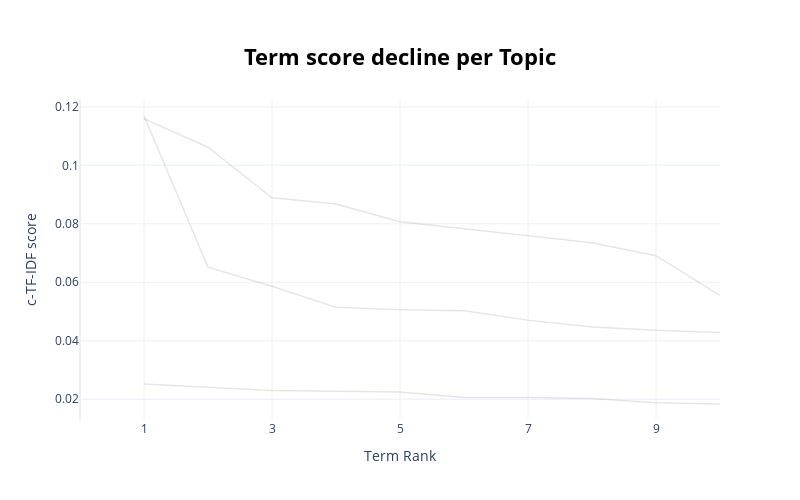

The notebook cell this image was saved under:
### Markdown cell above
### Visualize Term Score Decline

### Code cell
topic_model.visualize_term_rank()

### Figure 1 — Plotly figure (JSON) as saved in the notebook; plotly's stock layout.template omitted (floating-point values rounded to 4 significant figures)
{"data": [{"hovertext": "<b>Topic -1</b>:sầu_riêng_mắt_xuất_khẩu_doanh_nghi", "line": {"color": "black", "width": 1.5}, "mode": "lines+lines", "name": "", "opacity": 0.1, "type": "scatter", "x": [1, 2, 3, 4, 5, 6, 7, 8, 9, 10], "y": [0.1169, 0.06516, 0.05866, 0.05143, 0.05063, 0.05029, 0.04705, 0.04467, 0.0436, 0.04285]}, {"hovertext": "<b>Topic 0</b>:nam_tỉnh_hai_ảnh_công_an_nguyễn_đồn", "line": {"color": "black", "width": 1.5}, "mode": "lines+lines", "name": "", "opacity": 0.1, "type": "scatter", "x": [1, 2, 3, 4, 5, 6, 7, 8, 9, 10], "y": [0.02519, 0.02409, 0.02295, 0.02269, 0.02244, 0.0206, 0.02057, 0.02028, 0.01876, 0.01836]}, {"hovertext": "<b>Topic 1</b>:đồng_cổ_phiếu_mã_giao_dịch_ngân_hàn", "line": {"color": "black", "width": 1.5}, "mode": "lines+lines", "name": "", "opacity": 0.1, "type": "scatter", "x": [1, 2, 3, 4, 5, 6, 7, 8, 9, 10], "y": [0.1159, 0.1062, 0.08892, 0.08675, 0.08074, 0.07835, 0.07586, 0.07351, 0.06908, 0.05541]}], "layout": {"height": 500, "hoverlabel": {"bgcolor": "white", "font": {"family": "Rockwell", "size": 16}}, "showlegend": false, "title": {"font": {"color": "Black", "size": 22}, "text": "<b>Term score decline per Topic</b>", "x": 0.5, "xanchor": "center", "y": 0.9, "yanchor": "top"}, "width": 800, "xaxis": {"dtick": 2, "range": [0, 10], "tick0": 1, "title": {"text": "Term Rank"}}, "yaxis": {"title": {"text": "c-TF-IDF score"}}}}
